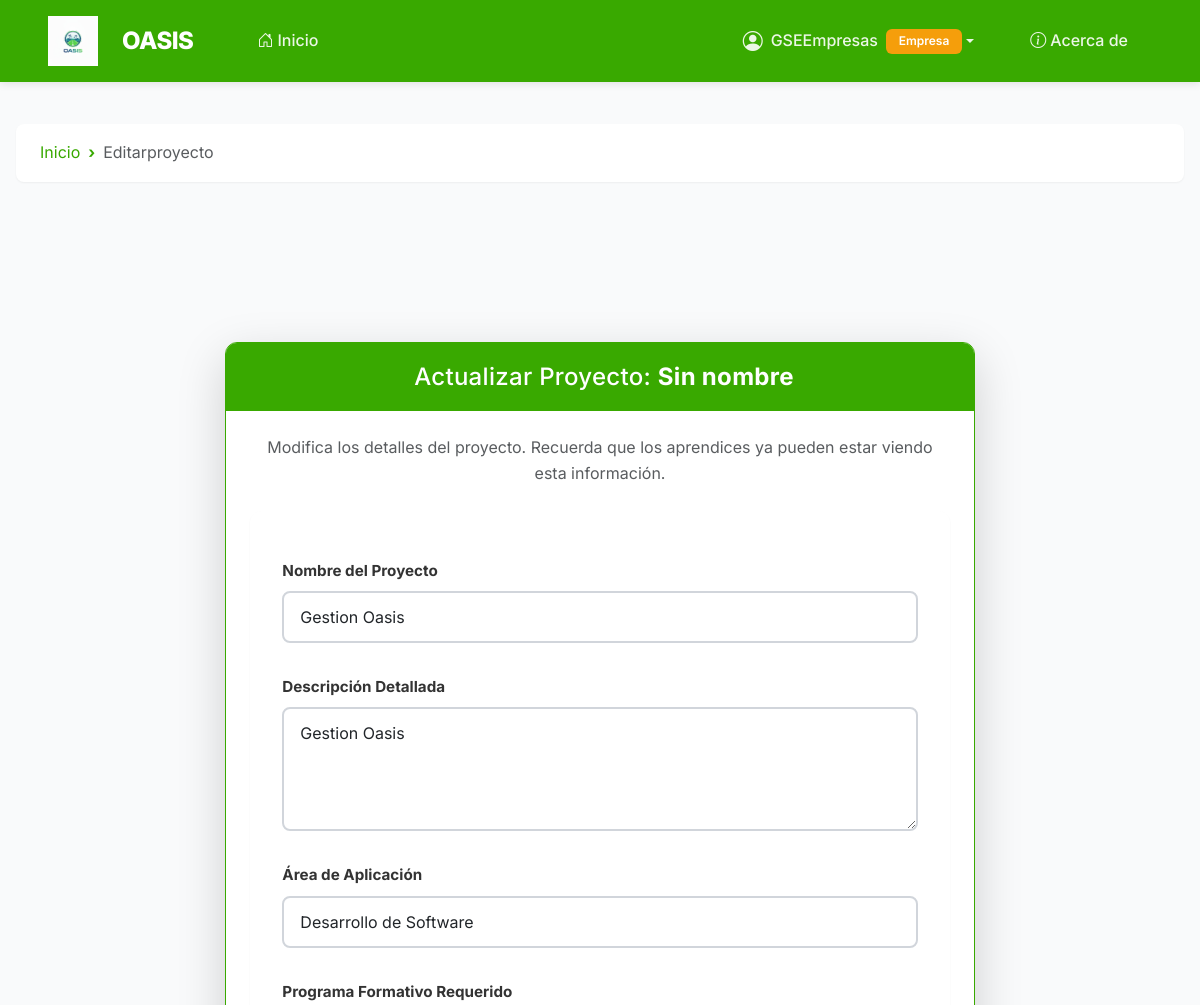
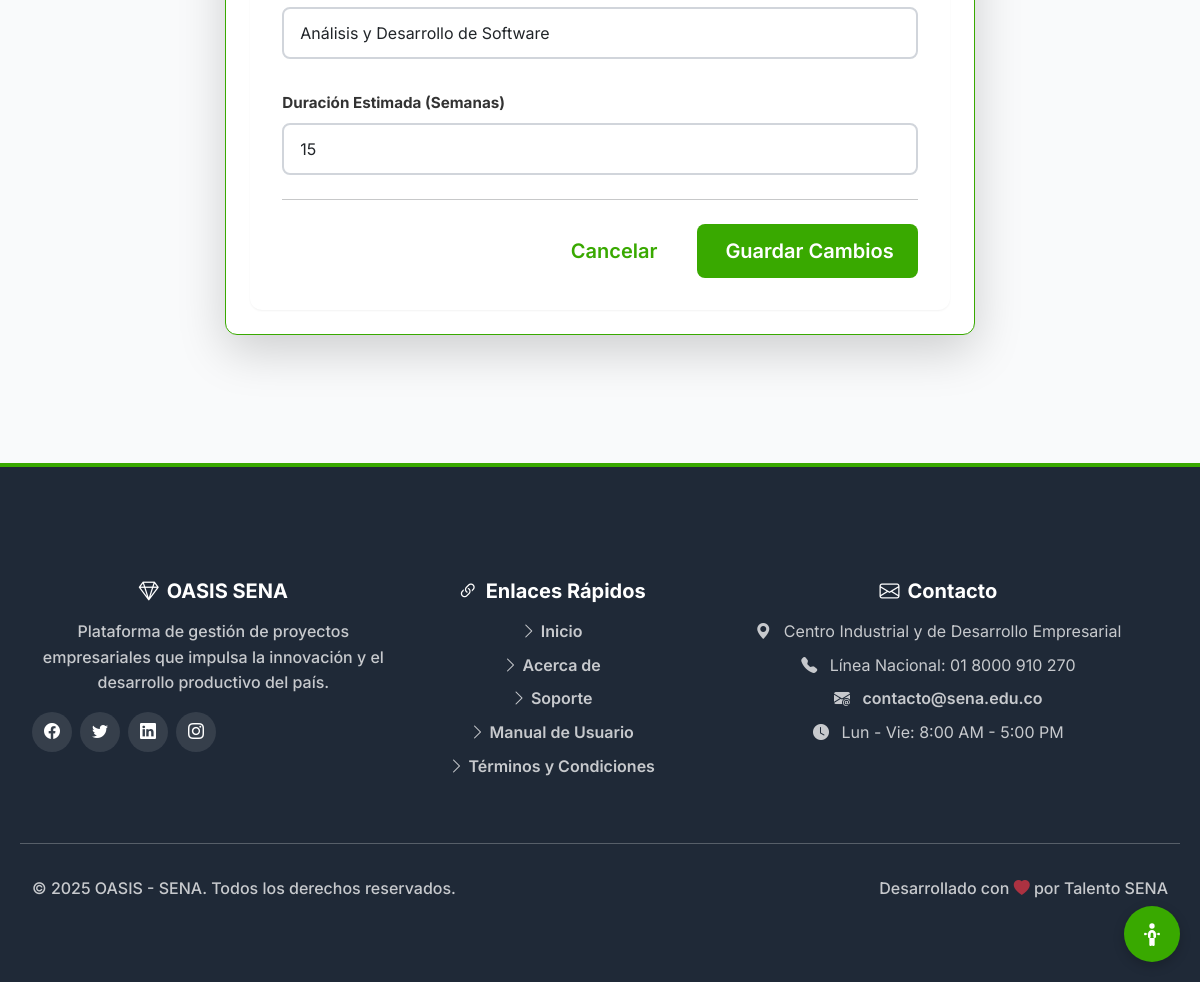
/empresa/editar_proyecto/2/ (signed in), run on the app's committed database (2 pictures, top to bottom).
### usuario/models.py (models this page shows, shortened)
class Usuario(AbstractUser):
    ADMIN = "ADMIN"
    EMPRESA = "EMPRESA"
    APRENDIZ = "APRENDIZ"
    INSTRUCTOR = "INSTRUCTOR"
    ROLES = [
        (ADMIN, "Administrador"),
        (EMPRESA, "Empresa"),
        (APRENDIZ, "Aprendiz"),
        (INSTRUCTOR, "Instructor"),
    ]
    rol = models.CharField(max_length=20, choices=ROLES, default=APRENDIZ, verbose_name="Rol del Usuario")
    esta_activo = models.BooleanField(default=True, verbose_name="Está Activo")
    class Meta:
        verbose_name = "Usuario del Sistema"
        verbose_name_plural = "Usuarios del Sistema"

### empresas/models.py (models this page shows, shortened)
class SolicitudProyecto(models.Model):
    ESTADO_CHOICES = [
        ("PENDIENTE", "Pendiente/Revisión"),
        ("EN_DESARROLLO", "En desarrollo"),
        ("COMPLETADO", "Completado"),
        ("APROBADO", "Aprobado para Asignación"),
        ("RECHAZADO", "Rechazado"),
    ]
    nombre = models.CharField(max_length=200, verbose_name="Nombre del Proyecto")
    descripcion = models.TextField(verbose_name="Descripción Detallada")
    AREA_CHOICES = [
        ("DES", "Desarrollo de Software"),
        ("IND", "Ingeniería Industrial"),
        ("ADM", "Administración y Gestión Empresarial"),
        ("ELE", "Electricidad y Electrónica"),
        ("MEC", "Mecánica y Mantenimiento"),
        ("CON", "Construcción e Infraestructura"),
        ("AMB", "Medio Ambiente y Energías Renovables"),
        ("SAL", "Salud y Bienestar"),
        ("TUR", "Turismo y Hotelería"),
        ("ART", "Arte, Diseño y Multimedia"),
    ]
    area = models.CharField(
        max_length=3,
        choices=AREA_CHOICES,
        verbose_name="Área de Aplicación"
    )
    duracion_semanas = models.PositiveIntegerField(
        verbose_name="Duración Estimada (Semanas)"
    )
    estado = models.CharField(
        max_length=20,
        choices=ESTADO_CHOICES,
        default="PENDIENTE",
        verbose_name="Estado del Proyecto"
    )
    motivo_aprobacion = models.TextField(
        blank=True, null=True,
        help_text="Motivo por el que se aprobó el proyecto"
    )
    motivo_rechazo = models.TextField(
        blank=True, null=True,
        help_text="Motivo por el que se rechazó el proyecto"
    )
    empresa = models.ForeignKey(
        PerfilEmpresa,
        on_delete=models.CASCADE,
        related_name="proyectos",
        verbose_name="Empresa Solicitante"
    )
    aprendices = models.ManyToManyField(
        PerfilAprendiz,
        blank=True,
        related_name="solicitudes_asignadas",
        verbose_name="Aprendices Asignados"
    )
    instructor = models.ForeignKey(
        PerfilInstructor,
        on_delete=models.SET_NULL,
        null=True,
        blank=True,
        related_name="proyectos_supervisados",
        verbose_name="Instructor Supervisor"
    )
    programa_formativo = models.ForeignKey(
        ProgramaFormativo,
        on_delete=models.SET_NULL,
        null=True,
        verbose_name="Programa Formativo Requerido"
    )
    creado_en = models.DateTimeField(
        auto_now_add=True,
        verbose_name="Fecha de Creación"
    )
    fecha_decision = models.DateTimeField(null=True, blank=True)
    class Meta:
        verbose_name = "Solicitud de Proyecto"
        verbose_name_plural = "Solicitudes de Proyectos"
        ordering = ['-creado_en']

### usuario/utils.py (the view)
        def _wrapped_view(request, *args, **kwargs):
            user = request.user
            if not user.is_authenticated:
                return redirect(reverse('auth:login') + f'?next={request.get_full_path()}')
            if user.is_superuser:
                return view_func(request, *args, **kwargs)
            if hasattr(user, 'rol') and user.rol in allowed_roles:
                return view_func(request, *args, **kwargs)
            messages.error(request, "No tienes permiso para acceder a esta página.")
            return redirect('home:inicio') # Redirige a la página de inicio de la app 'home'

### empresas/templates/editar_proyecto.html (shortened to what this page needs)
{% extends "base.html" %}
{% load widget_tweaks %}
{% block content %}
<div class="container my-5">
    <div class="row justify-content-center">
        <div class="col-lg-8">
            <div class="card shadow-lg border-sena">
                <div class="card-header bg-sena text-white text-center">
                    <h4 class="mb-0">
                         Actualizar Proyecto:
                        <span class="fw-bold">{{ proyecto.nombre|default:"Sin nombre" }}</span>
                    </h4>
                </div>
                <div class="card-body p-4">
                    <p class="text-muted text-center mb-4">
                        Modifica los detalles del proyecto. Recuerda que los aprendices ya pueden estar viendo esta información.
                    </p>
                    <form method="POST">
                        {% for field in form %}
                            <div class="mb-3">
                                <label for="{{ field.id_for_label }}" class="form-label fw-bold">{{ field.label }}</label>
                                {% render_field field class="form-control" %}
                            </div>
                        {% endfor %}
                        <hr class="my-4">
                        <div class="d-flex justify-content-end">
                            <a href="{% url 'empresas:dashboard_empresa' %}" class="btn btn-outline-sena btn-lg me-3">
                                 Cancelar
                            </a>
                            <button type="submit" class="btn btn-sena btn-lg">
                                 Guardar Cambios
                            </button>
                        </div>
                    </form>
                </div>
            </div>
        </div>
    </div>
</div>
{% endblock %}

### home/templates/base.html (shortened to what this page needs)
<!DOCTYPE html>
{% load static %}
<html lang="es">
<head>
    <link href="https://cdn.jsdelivr.net/npm/bootstrap@5.3.0/dist/css/bootstrap.min.css" rel="stylesheet">
    <link rel="stylesheet" href="https://cdn.jsdelivr.net/npm/bootstrap-icons@1.11.3/font/bootstrap-icons.min.css">
    <link rel="stylesheet" href="{% static 'css/styles.css' %}">
</head>
<body>
    <nav class="navbar navbar-expand-lg navbar-dark" id="mainNavbar">
        <div class="container-fluid px-lg-5">
            <a class="navbar-brand d-flex align-items-center" href="{% url 'home:inicio' %}">
                <img class="logo_OASIS" src="{% static 'img/logo/Logo_OASIS.jpg' %}" alt="Logo OASIS">
                <span>OASIS</span>
            </a>
            <div class="collapse navbar-collapse" id="navbarNav">
                <ul class="navbar-nav me-auto mb-2 mb-lg-0 ms-lg-4">
                    <li class="nav-item">
                        <a class="nav-link {% if request.resolver_match.url_name == 'home:inicio' %}active{% endif %}"
                            href="{% url 'home:inicio' %}">
                            <i class="bi bi-house-door me-1"></i>Inicio
                        </a>
                    </li>
                </ul>
                <ul class="navbar-nav align-items-lg-center gap-2">
                    {% if user.is_authenticated %}
                    <li class="nav-item dropdown">
                        <a class="nav-link dropdown-toggle d-flex align-items-center" href="#"
                            id="userDropdown" role="button" data-bs-toggle="dropdown" aria-expanded="false">
                            <i class="bi bi-person-circle fs-5 me-2"></i>
                            <span>{{ user.username }}</span>
                            {% if user.get_rol_display %}
                            <span class="badge bg-warning ms-2">{{ user.get_rol_display }}</span>
                            {% endif %}
                        </a>
                    </li>
                    {% endif %}
                    <li class="nav-item">
                        <a class="nav-link {% if request.resolver_match.url_name == 'home:acerca_de' %}active{% endif %}"
                            href="{% url 'home:acerca_de' %}">
                            <i class="bi bi-info-circle me-1"></i>Acerca de
                        </a>
                    </li>
                </ul>
            </div>
        </div>
    </nav>
{% if request.resolver_match.url_name != 'home:inicio' %}
<nav aria-label="breadcrumb" class="container mt-3">
    <ol class="breadcrumb">
        <li class="breadcrumb-item">
            <a href="{% url 'home:inicio' %}">Inicio</a>
        </li>
        <li class="breadcrumb-item active" aria-current="page">
            {% if request.resolver_match.url_name %}
                {{ request.resolver_match.url_name|capfirst|cut:"_" }}
            {% else %}
                Página
            {% endif %}
        </li>
    </ol>
</nav>
{% endif %}
    <main class="container py-4">
        {% block content %}{% endblock %}
    </main>
    <footer class="mt-auto">
        <div class="container">
            <div class="row g-4 py-5">
                <div class="col-lg-4 col-md-6">
                    <h5 class="fw-bold mb-3">
                        <i class="bi bi-gem me-2"></i>OASIS SENA
                    </h5>
                    <p class="opacity-75 mb-3">
                        Plataforma de gestión de proyectos empresariales que impulsa
                        la innovación y el desarrollo productivo del país.
                    </p>
                    <div class="d-flex gap-2">
                        <a href="#" class="social-icon" title="Facebook" aria-label="Facebook">
                            <i class="bi bi-facebook"></i>
                        </a>
                        <a href="#" class="social-icon" title="Twitter" aria-label="Twitter">
                            <i class="bi bi-twitter"></i>
                        </a>
                        <a href="#" class="social-icon" title="LinkedIn" aria-label="LinkedIn">
                            <i class="bi bi-linkedin"></i>
                        </a>
                        <a href="#" class="social-icon" title="Instagram" aria-label="Instagram">
                            <i class="bi bi-instagram"></i>
                        </a>
                    </div>
                </div>
                <div class="col-lg-3 col-md-6">
                    <h5 class="fw-bold mb-3">
                        <i class="bi bi-link-45deg me-2"></i>Enlaces Rápidos
                    </h5>
                    <ul class="list-unstyled">
                        <li class="mb-2">
                            <a href="{% url 'home:inicio' %}" class="opacity-75">
                                <i class="bi bi-chevron-right me-1"></i>Inicio
                            </a>
                        </li>
                        <li class="mb-2">
                            <a href="{% url 'home:acerca_de' %}" class="opacity-75">
                                <i class="bi bi-chevron-right me-1"></i>Acerca de
                            </a>
                        </li>
                        <li class="mb-2">
                            <a href="{% url 'auth:contacto' %}" class="opacity-75">
                                <i class="bi bi-chevron-right me-1"></i>Soporte
                            </a>
                        </li>
                        <li class="mb-2">
                            <a href="{% url 'auth:manual_usuario' %}" class="opacity-75">
                                <i class="bi bi-chevron-right me-1"></i>Manual de Usuario
                            </a>
                        </li>
                        <li class="mb-2">
                            <a href="{% url 'home:tyc' %}" class="opacity-75">
                                <i class="bi bi-chevron-right me-1"></i>Términos y Condiciones
                            </a>
                        </li>
                    </ul>
                </div>
                <div class="col-lg-5 col-md-12">
                    <h5 class="fw-bold mb-3">
                        <i class="bi bi-envelope me-2"></i>Contacto
                    </h5>
                    <ul class="list-unstyled opacity-75">
                        <li class="mb-2">
                            <i class="bi bi-geo-alt-fill me-2"></i>
                            Centro Industrial y de Desarrollo Empresarial
                        </li>
                        <li class="mb-2">
                            <i class="bi bi-telephone-fill me-2"></i>
                            Línea Nacional: 01 8000 910 270
                        </li>
                        <li class="mb-2">
                            <i class="bi bi-envelope-at-fill me-2"></i>
                            <a href="mailto:contacto@sena.edu.co">contacto@sena.edu.co</a>
                        </li>
                        <li class="mb-2">
                            <i class="bi bi-clock-fill me-2"></i>
                            Lun - Vie: 8:00 AM - 5:00 PM
                        </li>
                    </ul>
                </div>
            </div>
            <div class="row border-top border-white border-opacity-25 pt-4 pb-3">
                <div class="col-md-6 text-center text-md-start mb-2 mb-md-0">
                    <p class="mb-0 opacity-75">
                        &copy; 2025 OASIS - SENA. Todos los derechos reservados.
                    </p>
                </div>
                <div class="col-md-6 text-center text-md-end">
                    <p class="mb-0 opacity-75">
                        Desarrollado con <i class="bi bi-heart-fill text-danger"></i> por Talento SENA
                    </p>
                </div>
            </div>
        </div>
    </footer>
    <button id="accesibilidad-btn" aria-label="Menú de accesibilidad" title="Accesibilidad (Alt+A)">
    </button>
</body>
</html>

### data on the page
Usuario: username "GSEEmpresas", rol "Empresa"
SolicitudProyecto: nombre "Gestion Oasis" "Gestion Oasis" "Desarrollo de Software" "Análisis y Desarrollo de Software" "15"

### other printed values
{{ request.resolver_match.url_name|capfirst|cut:"_" }} "Editarproyecto"
{{ proyecto.nombre|default:"Sin nombre" }} "Sin nombre"
{{ field.label }} "Nombre del Proyecto" "Descripción Detallada" "Área de Aplicación" "Programa Formativo Requerido" "Duración Estimada (Semanas)"
